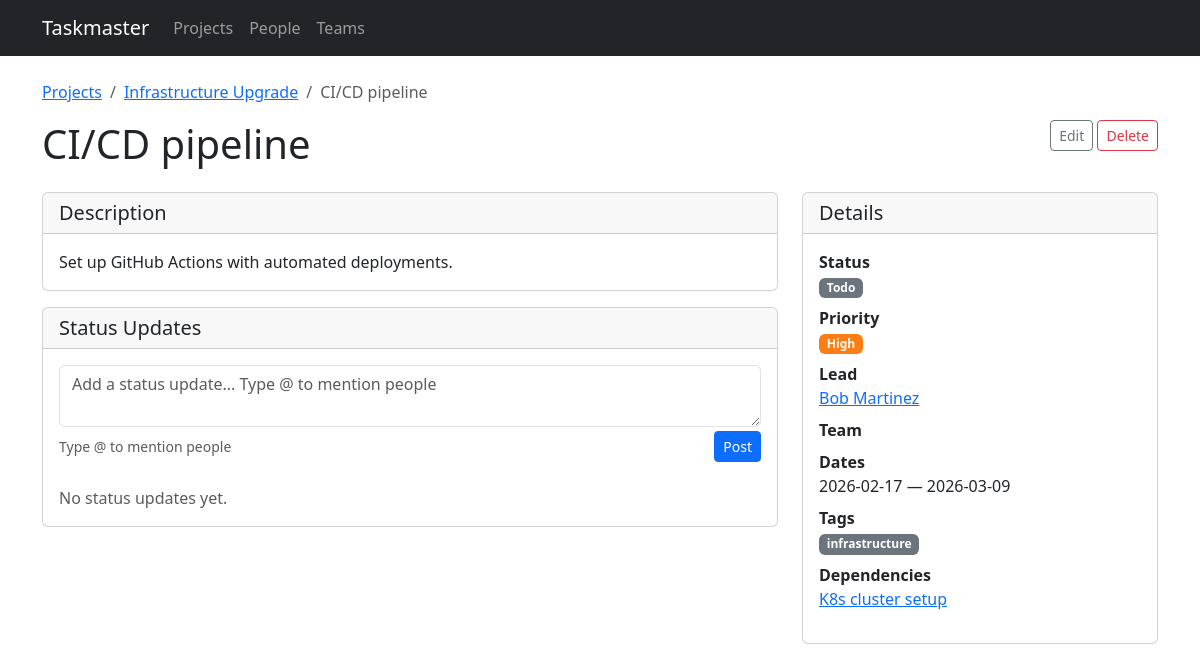
Before: /tasks/16 with the older database file.
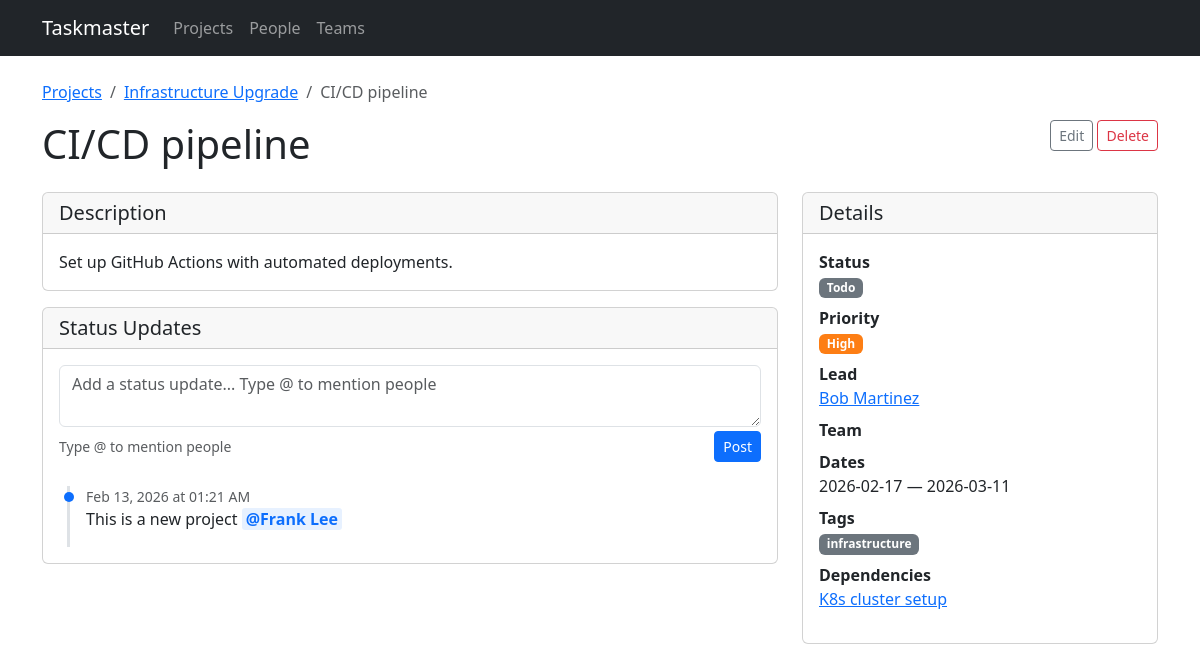
After: the same page with the newer database file.
### models.py (models this page shows, shortened)
class Task(db.Model):
    id = db.Column(db.Integer, primary_key=True)
    title = db.Column(db.String(200), nullable=False)
    description = db.Column(db.Text)
    project_id = db.Column(db.Integer, db.ForeignKey('project.id'), nullable=False)
    start_date = db.Column(db.Date, nullable=False)
    end_date = db.Column(db.Date, nullable=False)
    status = db.Column(db.String(20), default='todo')  # todo, in_progress, done
    priority = db.Column(db.String(20), default='medium')  # low, medium, high, critical
    assignments = db.relationship('TaskAssignment', backref='task', lazy=True,
                                   cascade='all, delete-orphan')
    tags = db.relationship('Tag', secondary=task_tags, backref=db.backref('tasks', lazy=True))
    status_updates = db.relationship('StatusUpdate', backref='task', lazy=True,
                                     order_by='StatusUpdate.created_at.desc()',
                                     cascade='all, delete-orphan')
    dependencies = db.relationship(
        'Task',
        secondary='task_dependency',
        primaryjoin='Task.id == TaskDependency.task_id',
        secondaryjoin='Task.id == TaskDependency.depends_on_id',
        backref=db.backref('dependents', lazy=True),
        lazy=True,
    )
    @property
    def lead(self):
        for a in self.assignments:
            if a.is_lead:
                return a.person
        return None
    @property
    def assignees(self):
        return [a.person for a in self.assignments]

class Tag(db.Model):
    id = db.Column(db.Integer, primary_key=True)
    name = db.Column(db.String(50), unique=True, nullable=False)

class StatusUpdate(db.Model):
    id = db.Column(db.Integer, primary_key=True)
    task_id = db.Column(db.Integer, db.ForeignKey('task.id'), nullable=False)
    content = db.Column(db.Text, nullable=False)
    created_at = db.Column(db.DateTime, default=datetime.utcnow)
    mentions = db.relationship('Person', secondary=status_update_mentions,
                               backref=db.backref('mentioned_in', lazy=True))

class Person(db.Model):
    id = db.Column(db.Integer, primary_key=True)
    name = db.Column(db.String(120), nullable=False)
    email = db.Column(db.String(120))
    team_id = db.Column(db.Integer, db.ForeignKey('team.id'))
    assignments = db.relationship('TaskAssignment', backref='person', lazy=True)

### routes/tasks.py (the view)
@bp.route('/tasks/<int:id>')
def detail(id):
    task = Task.query.get_or_404(id)
    return render_template('tasks/detail.html', task=task)

### templates/tasks/detail.html (shortened to what the changed rows need)
{% extends "base.html" %}
{% block content %}
<nav aria-label="breadcrumb" class="mb-3">
    <ol class="breadcrumb">
        <li class="breadcrumb-item"><a href="{{ url_for('projects.list_projects') }}">Projects</a></li>
        <li class="breadcrumb-item"><a href="{{ url_for('projects.detail', id=task.project.id) }}">{{ task.project.name }}</a></li>
        <li class="breadcrumb-item active">{{ task.title }}</li>
    </ol>
</nav>
<div class="d-flex justify-content-between align-items-start mb-3">
    <h1>{{ task.title }}</h1>
    <div>
        <a href="{{ url_for('tasks.edit_task', id=task.id) }}" class="btn btn-outline-secondary btn-sm">Edit</a>
        <form method="post" action="{{ url_for('tasks.delete_task', id=task.id) }}" class="d-inline"
              onsubmit="return confirm('Delete this task?')">
        </form>
    </div>
</div>
<div class="row g-4">
    <div class="col-md-8">
        {% if task.description %}
        <div class="card mb-3">
            <div class="card-header"><h5 class="mb-0">Description</h5></div>
            <div class="card-body">{{ task.description }}</div>
        </div>
        {% endif %}
        <div class="card">
            <div class="card-body">
                <form method="post" action="{{ url_for('tasks.add_status_update', id=task.id) }}" class="mb-4">
                    <div class="mb-1">
                    </div>
                    <div class="d-flex justify-content-between align-items-center">
                    </div>
                </form>
                {% if task.status_updates %}
                <div class="status-timeline">
                    {% for update in task.status_updates %}
                    <div class="update-item">
                        <div class="text-muted small">{{ update.created_at.strftime('%b %d, %Y at %I:%M %p') }}</div>
                        <div>{{ update.content|render_mentions }}</div>
                    </div>
                    {% endfor %}
                </div>
                {% else %}
                <p class="text-muted mb-0">No status updates yet.</p>
                {% endif %}
            </div>
        </div>
    </div>
    <div class="col-md-4">
        <div class="card">
            <div class="card-body">
                <dl>
                    <dt>Status</dt>
                    <dd><span class="badge badge-{{ task.status }}">{{ task.status | replace('_', ' ') | title }}</span></dd>
                    <dt>Priority</dt>
                    <dd><span class="badge badge-{{ task.priority }}">{{ task.priority | title }}</span></dd>
                    <dt>Lead</dt>
                    <dd>
                        {% if task.lead %}
                        <a href="{{ url_for('people.detail', id=task.lead.id) }}">{{ task.lead.name }}</a>
                        {% else %}
                        <span class="text-muted">No lead</span>
                        {% endif %}
                    </dd>
                    <dt>Team</dt>
                    <dt>Dates</dt>
                    <dd>{{ task.start_date }} &mdash; {{ task.end_date }}</dd>
                    <dt>Tags</dt>
                    <dd>
                        {% for tag in task.tags %}
                        <span class="badge bg-secondary">{{ tag.name }}</span>
                        {% else %}
                        <span class="text-muted">None</span>
                        {% endfor %}
                    </dd>
                    <dt>Dependencies</dt>
                    <dd>
                        {% for dep in task.dependencies %}
                        <a href="{{ url_for('tasks.detail', id=dep.id) }}" class="d-block">{{ dep.title }}</a>
                        {% else %}
                        <span class="text-muted">None</span>
                        {% endfor %}
                    </dd>
                </dl>
            </div>
        </div>
    </div>
</div>
{% endblock %}

Changed rows visible on the page:
changed Task "CI/CD pipeline": end_date "2026-03-09" → "2026-03-11"
added StatusUpdate: created_at "Feb 13, 2026 at 01:21 AM", content|render_mentions "This is a new project @Frank Lee"
Other visible differences:
text no longer shown: "No status updates yet."
